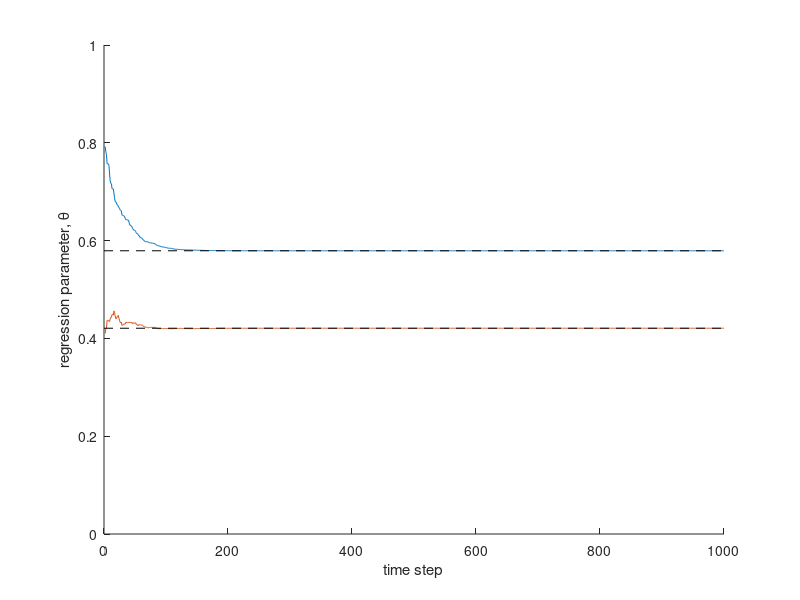
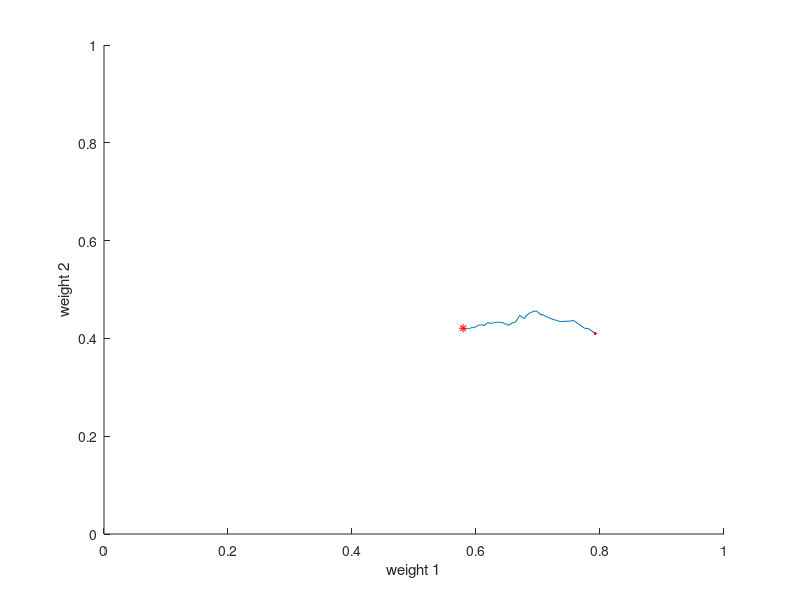

The MATLAB script that drew these images, in order:

%% generative parameters ==================================================

% number of dimensions
D = 2;

% regression coefficients
beta = rand(D,1);
beta = beta / sum(beta);

% generative function for sampling stimuli 
% note stimulus values are between -1 and +1
gX = @() (rand(D,1)-0.5)*2;

% noise function
nZ = @() 0 * randn(1);


%% simulate ===============================================================
% initialize learning algorithm
theta = rand(D,1);

T = 1000;
alpha = 0.1;

for t = 1:T

    theta_store(:,t) = theta;

    % sample X for this trial
    X = gX();
    R = beta' * X + nZ();

    % compute prediction
    Rhat = theta' * X;

    %  compute prediction error
    delta = R - Rhat;

    % update
    theta = theta + alpha * delta * X;

end


figure(1); clf;  hold on;
plot(theta_store')
for i = 1:D
    plot([0 T], [1 1]*beta(i), 'k--')
end
ylim([0 1])
xlabel('time step')
ylabel('regression parameter, \theta')


figure(2); clf; hold on;
plot(theta_store(1,:), theta_store(2,:))
xlim([0 1]); ylim([0 1])
plot(theta_store(1,1), theta_store(2,1), 'r.')
plot(beta(1), beta(2), 'r*')
xlabel('weight 1')
ylabel('weight 2')
